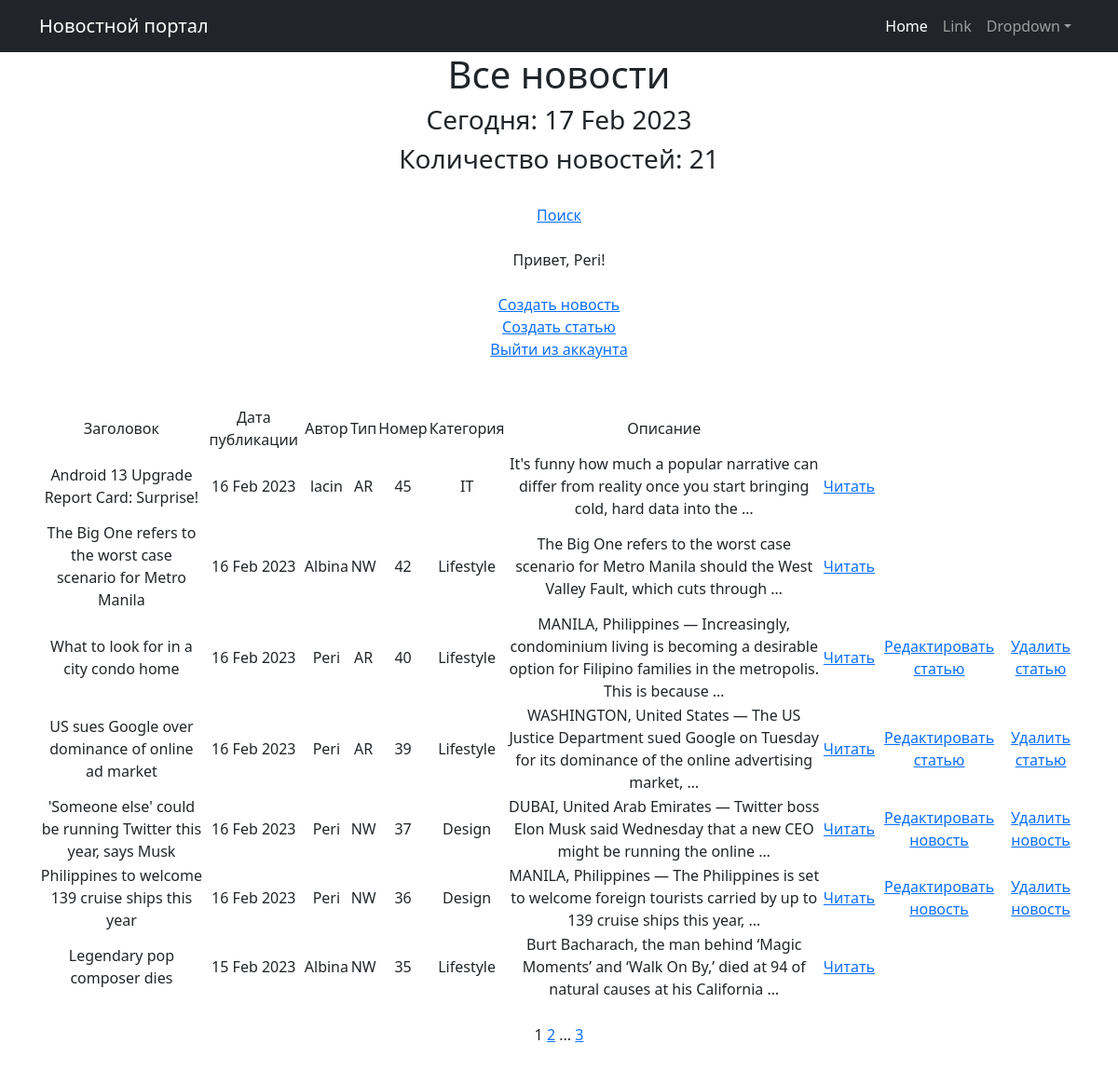
The app's page /news/ (signed in) with its own data.
### news/models.py (models this page shows, shortened)
class Post(models.Model):
    author = models.ForeignKey(Author, on_delete=models.CASCADE)
    NEWS = 'NW'
    ARTICLE = 'AR'
    CATEGORY_CHOICES = (
        (NEWS, 'Новость'),
        (ARTICLE, 'Статья'),
    )
    categoryType = models.CharField(max_length=2, choices=CATEGORY_CHOICES, default=ARTICLE)
    dateCreation = models.DateTimeField(auto_now_add=True)
    postCategory = models.ManyToManyField(Category, through='PostCategory')
    title = models.CharField(max_length=128)
    text = models.TextField()
    rating = models.SmallIntegerField(default=0)

class Author(models.Model):
    authorUser = models.OneToOneField(User, on_delete=models.CASCADE)
    ratingAuthor = models.SmallIntegerField(default=0)
    def __str__(self):
        return f'{self.authorUser.username}'

class Category(models.Model):
    name = models.CharField(max_length=64, unique=True)
    class Meta:
        verbose_name = 'Category'
        verbose_name_plural = 'Categories'

### news/views.py (the view, shortened to what this page needs)
# urls.py: path('', NewsList.as_view(), name='news'),
class NewsList(ListView):
    model = Post
    ordering = '-dateCreation'
    template_name = 'news.html'
    context_object_name = 'news'
    paginate_by = 7
    def get_queryset(self):
        queryset = super().get_queryset()
        self.filterset = NewsFilter(self.request.GET, queryset)
        return self.filterset.qs
    def get_context_data(self, **kwargs):
        context = super().get_context_data(**kwargs)
        context['all_news'] = Post.objects.all()
        context['filterset'] = self.filterset
        return context

### news/templatetags/custom_filters.py (called while the page is built)
@register.filter()
def censor(value):
    censor_replace = str(value)
    for key in censored_words.keys():
        censor_replace = censor_replace.replace(key, censored_words[key])
    return censor_replace

### news/templatetags/custom_tags.py (called while the page is built)
@register.simple_tag()
def current_time(format_string='%d %b %Y'):
   return datetime.utcnow().strftime(format_string)

@register.simple_tag(takes_context=True)
def url_replace(context, **kwargs):
   d = context['request'].GET.copy()
   for k, v in kwargs.items():
       d[k] = v
   return d.urlencode()

### templates/news.html (shortened to what this page needs)
{% extends 'flatpages/default.html' %}
{% load custom_filters %}
{% load custom_tags %}
{% block content %}
   <h1>Все новости</h1>
   <h3>Сегодня: {% current_time '%d %b %Y' %}</h3>
   <h3>Количество новостей: {{ all_news|length }}</h3>
<br>
<a href="{% url 'search' %}">Поиск</a><br><br>
{% if user.is_authenticated %}
Привет, {{ request.user.username }}!<br><br>
{% endif %}
{% if perms.news.add_post %}
<a href="{% url 'news_create' %}">Создать новость</a><br>
<a href="{% url 'article_create' %}">Создать статью</a><br>
{% endif %}
{% if user.is_authenticated %}
<a href="{% url 'logout' %}">Выйти из аккаунта</a><br><br><br>
{% else %}
<a href="{% url 'login' %}">Войти/зарегистрироваться</a><br><br><br>
{% endif %}
       <table>
           <tr>
               <td>   Заголовок   </td>
               <td>   Дата публикации   </td>
               <td>   Автор   </td>
               <td>   Тип   </td>
               <td>   Номер   </td>
               <td>   Категория   </td>
               <td>  Описание   </td>
           </tr>
           {% for post in news %}
           {% for category in post.postCategory.all %}
           <tr>
               <td>{{ post.title|censor }}</td>
               <td>{{ post.dateCreation|date:'d M Y' }}</td>
               <td>{{ post.author }}</td>
               <td>{{ post.categoryType }}</td>
               <td>{{ post.pk }}</td>
               <td>{{ category.name }}</td>
               <td>{{ post.text|truncatewords:20|censor }}</td>
               <td><a href='{% url 'post_detail' post.id %}'>Читать</a></td>
               <td>
                   {% if perms.news.change_post %}
                   {% if post.author == request.user.author %}
                   {% if post.categoryType == 'NW' %}
                   <a href="{% url 'news_edit' post.id %}">Редактировать новость</a>
                   {% elif post.categoryType == 'AR' %}
                   <a href="{% url 'article_edit' post.id %}">Редактировать статью</a>
                   {% endif %}
                   {% endif %}
                   {% endif %}
               </td>
               <td>
                   {% if 'news.delete_post' in perms %}
                   {% if post.author == request.user.author %}
                   {% if post.categoryType == 'NW' %}
                   <a href="{% url 'news_delete' post.id %}">Удалить новость </a>
                   {% elif post.categoryType == 'AR' %}
                   <a href="{% url 'article_delete' post.id %}">Удалить статью</a>
                   {% endif %}
                   {% endif %}
                   {% endif %}
               </td>
           </tr>
           {% endfor %}
           {% endfor %}
       </table>
<br>
   {{ page_obj.number }}
   {% if page_obj.has_next %}
       <a href="?{% url_replace page=page_obj.next_page_number %}">{{ page_obj.next_page_number }}</a>
       {% if paginator.num_pages != page_obj.next_page_number %}
           ...
           <a href="?{% url_replace page=page_obj.paginator.num_pages %}">{{ page_obj.paginator.num_pages }}</a>
       {% endif %}
   {% endif %}
<br><br><br>
{% endblock content %}

### records on screen
Post: title|censor "Android 13 Upgrade Report Card: Surprise!", dateCreation "16 Feb 2023", author "lacin", categoryType "AR", pk "45", text|censor "It's funny how much a popular narrative can differ from reality once you start bringing cold, hard data into the …"
Category: name "IT"
Post: title|censor "The Big One refers to the worst case scenario for Metro Manila", dateCreation "16 Feb 2023", author "Albina", categoryType "NW", pk "42", text|censor "The Big One refers to the worst case scenario for Metro Manila should the West Valley Fault, which cuts through …"
Category: name "Lifestyle", shows "Редактировать статью", shows "Удалить статью"
Post: title|censor "What to look for in a city condo home", dateCreation "16 Feb 2023", author "Peri", categoryType "AR", pk "40", text|censor "MANILA, Philippines — Increasingly, condominium living is becoming a desirable option for Filipino families in the metropolis. This is because …"
Post: title|censor "US sues Google over dominance of online ad market", dateCreation "16 Feb 2023", author "Peri", categoryType "AR", pk "39", text|censor "WASHINGTON, United States — The US Justice Department sued Google on Tuesday for its dominance of the online advertising market, …"
Post: title|censor "'Someone else' could be running Twitter this year, says Musk", dateCreation "16 Feb 2023", author "Peri", categoryType "NW", pk "37", text|censor "DUBAI, United Arab Emirates — Twitter boss Elon Musk said Wednesday that a new CEO might be running the online …"
Category: name "Design", shows "Редактировать новость", shows "Удалить новость"
Post: title|censor "Philippines to welcome 139 cruise ships this year", dateCreation "16 Feb 2023", author "Peri", categoryType "NW", pk "36", text|censor "MANILA, Philippines — The Philippines is set to welcome foreign tourists carried by up to 139 cruise ships this year, …"
Post: title|censor "Legendary pop composer dies", dateCreation "15 Feb 2023", author "Albina", categoryType "NW", pk "35", text|censor "Burt Bacharach, the man behind ‘Magic Moments’ and ‘Walk On By,’ died at 94 of natural causes at his California …"

### other values on screen
{{ all_news|length }} "21"
{{ request.user.username }} "Peri"
{{ page_obj.number }} "1"
{{ page_obj.next_page_number }} "2"
{{ page_obj.paginator.num_pages }} "3"
